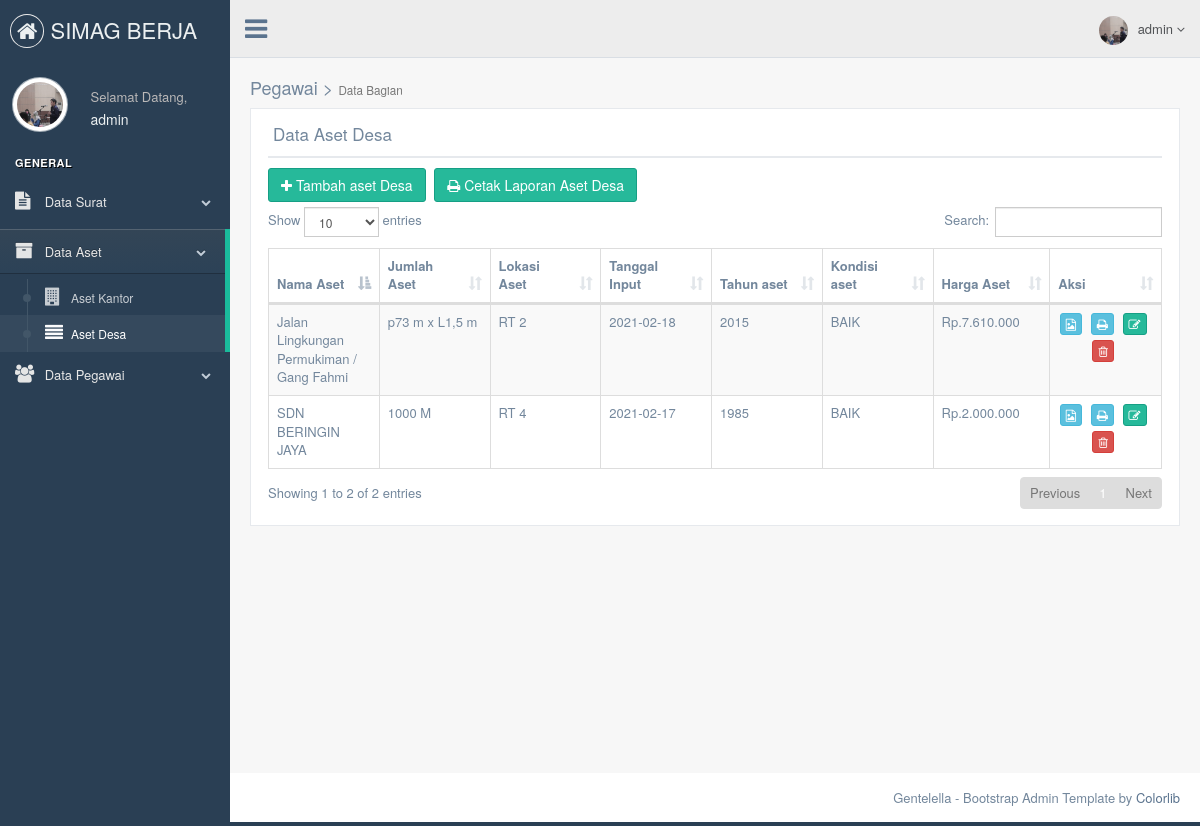
Screenshot of /admin/dataasetdesa.php (signed in) with the database file from the repository.
### tables this page shows
CREATE TABLE `tb_asetdesa` (
  `id_asetdesa` int(11) NOT NULL,
  `nama_asetdesa` varchar(120) NOT NULL,
  `jumlah_asetdesa` varchar(15) NOT NULL,
  `tanggal_asetdesa` date NOT NULL,
  `tahun_asetdesa` year(4) NOT NULL,
  `kondisi_asetdesa` varchar(15) NOT NULL,
  `harga_asetdesa` varchar(15) NOT NULL,
  `gambar` varchar(225) NOT NULL,
  `lokasi_asetdesa` varchar(100) NOT NULL
);

### admin/dataasetdesa.php (the view, shortened to what this page needs)
<!DOCTYPE html>
<html lang="en">
  <head>
    <link href="../assets/vendors/bootstrap/dist/css/bootstrap.min.css" rel="stylesheet">
    <link href="../assets/vendors/font-awesome/css/font-awesome.min.css" rel="stylesheet">
    <link href="../assets/vendors/nprogress/nprogress.css" rel="stylesheet">
    <link href="../assets/vendors/iCheck/skins/flat/green.css" rel="stylesheet">
    <link href="../assets/vendors/datatables.net-bs/css/dataTables.bootstrap.min.css" rel="stylesheet">
    <link href="../assets/vendors/datatables.net-buttons-bs/css/buttons.bootstrap.min.css" rel="stylesheet">
    <link href="../assets/vendors/datatables.net-fixedheader-bs/css/fixedHeader.bootstrap.min.css" rel="stylesheet">
    <link href="../assets/vendors/datatables.net-responsive-bs/css/responsive.bootstrap.min.css" rel="stylesheet">
    <link href="../assets/vendors/datatables.net-scroller-bs/css/scroller.bootstrap.min.css" rel="stylesheet">
    <link href="../assets/build/css/custom.min.css" rel="stylesheet">
  </head>
  <body class="nav-md">
    <div class="container body">
      <div class="main_container">
        <?php
        include("sidebarmenu.php");
        ?>
        <?php
        include("header.php");
        ?>
        <div class="right_col" role="main">
          <div class="">
            <div class="page-title">
              <div class="title_right">
                <h2>Pegawai > <small>Data Bagian</small></h2>
              </div>
            </div>
            <div class="clearfix"></div>
            <div class="row">
              <div class="col-md-12 col-sm-12 col-xs-12">
                <div class="x_panel">
                  <div class="x_title">
                    <h2>Data Aset Desa</small></h2>
                    <div class="clearfix"></div>
                  </div>
                  <a href="inputasetdesa.php"><button type="button" class="btn btn-success"><i class="fa fa-plus"></i> Tambah aset Desa</button></a>
                  <a href="cetak_laporanasetdesa.php"><button type="button" class="btn btn-success"><i class="fa fa-print"></i> Cetak Laporan Aset Desa</button></a>
                             <?php
                              include '../koneksi/koneksi.php';
                              $sql1  		= "SELECT * FROM tb_asetdesa order by id_asetdesa asc";
                              $query1  	= mysqli_query($db, $sql1);
                              $total		= mysqli_num_rows($query1);
                              if ($total == 0) {
                                echo"<center><h2>Belum Ada Data Bagian</h2></center>";
                              }
                              else{?>
                    <table id="datatable" class="table table-striped table-bordered">
                      <thead>
                        <tr>
                          <th width="10%">Nama Aset</th>
                          <th width="10%">Jumlah Aset</th>
                          <th width="10%">Lokasi Aset</th>
                          <th width="10%">Tanggal Input</th>
                          <th width="10%">Tahun aset</th>
                          <th width="10%">Kondisi aset</th>
                          <th width="10%">Harga Aset</th>
                          <th width="10%">Aksi</th>
                        </tr>
                      </thead>
                      <tbody>
                            <?php
                            while($data = mysqli_fetch_array($query1)){
                              echo'<tr>
                              <td>	'. $data['nama_asetdesa'].'		    </td>
                              <td>	'. $data['jumlah_asetdesa'].'  		</td>
                              <td>	'. $data['lokasi_asetdesa'].'  		</td>
                              <td>	'. $data['tanggal_asetdesa'].'  	</td>
                              <td>	'. $data['tahun_asetdesa'].'		</td>
                              <td>	'. $data['kondisi_asetdesa'].'		</td>
                              <td>  Rp.'. number_format($data['harga_asetdesa'], 0,',', '.').'        </td>
                              <td style="text-align:center;">
                              <a href=detail-asetdesa.php?id_asetdesa='.$data['id_asetdesa'].'><button type="button" title="Detail" class="btn btn-info btn-xs"><i class="fa fa-file-image-o"></i></button></a>
                              <a href= cetak_asetdesa.php?id_asetdesa='.$data['id_asetdesa'].' target="_blank"><button type="button" title="Cetak Laporan" class="btn btn-info btn-xs"><i class="fa fa-print"></i></button></a>
                              <a href=editasetdesa.php?id_asetdesa='.$data['id_asetdesa'].'><button type="button" title="Edit" class="btn btn-success btn-xs"><i class="fa  fa-edit"></i></button></a>
                              <a onclick="return konfirmasi()" href="proses/proses_hapusasetdesa.php?id_asetdesa='.$data['id_asetdesa'].'"><button type="button" title="Hapus" class="btn btn-danger btn-xs"><i class="fa fa-trash-o"></i></button></a></td>
                              </tr>';
                            }
                            ?>
                      </tbody>
                    </table>
                  <?php } ?>
                  </div>
                  </div>
                </div>
              </div>
            </div>
          </div>
        </div>
        <footer>
          <div class="pull-right">
            Gentelella - Bootstrap Admin Template by <a href="https://colorlib.com">Colorlib</a>
          </div>
          <div class="clearfix"></div>
        </footer>
  </body>
</html>

### admin/sidebarmenu.php (shortened to what this page needs)
<?php
	 include '../koneksi/koneksi.php';
			$sql  		= "SELECT * FROM tb_admin where id_admin='".$_SESSION['id']."'";
			$query  	= mysqli_query($db, $sql);
			$data 		= mysqli_fetch_array($query);
?>
        <div class="col-md-3 left_col">
          <div class="left_col scroll-view">
            <div class="navbar nav_title" style="border: 0; background-colour : #20c997;">
              <a href="index.php" class="site_title"><i class="fa fa-home"></i> <span> SIMAG BERJA</span></a>
            </div>
            <div class="profile clearfix">
              <div class="profile_pic">
                <img src="images/<?php echo $data['gambar']; ?>" height="55" width="55" alt="" class="img-circle profile_img">
              </div>
              <div class="profile_info">
                <span>Selamat Datang,</span>
                <h2><?php echo $_SESSION['nama'];?></h2>
              </div>
            </div>
            <br />
            <div id="sidebar-menu" class="main_menu_side hidden-print main_menu">
              <div class="menu_section">
                <h3>General</h3>
                <ul class="nav side-menu">
                  <li><a><i class="fa fa-file-text"></i> Data Surat <span class="fa fa-chevron-down"></span></a>
                  </li>
                  <li><a><i class="fa fa-archive"></i> Data Aset <span class="fa fa-chevron-down"></span></a>
                    <ul class="nav child_menu">
                      <li><a href="dataasetkantor.php"><i class="fa  fa-building"></i>Aset Kantor</a></li>
                      <li><a href="dataasetdesa.php"><i class="fa  fa-align-justify"></i>Aset Desa</a></li>
                    </ul>
                  </li>
                  <li><a><i class="fa fa-users"></i> Data Pegawai <span class="fa fa-chevron-down"></span></a>
                  </li>
                </ul>
              </div>
            </div>
          </div>
        </div>

### admin/header.php (shortened to what this page needs)
<?php
include '../koneksi/koneksi.php';
$sql  		= "SELECT * FROM tb_admin where id_admin='".$_SESSION['id']."'";
$query  	= mysqli_query($db, $sql);
$data 		= mysqli_fetch_array($query);
?>
        <div class="top_nav">
          <div class="nav_menu" style="background-colour : dogeblue;">
            <nav>
              <div class="nav toggle">
                <a id="menu_toggle"><i class="fa fa-bars"></i></a>
              </div>
              <ul class="nav navbar-nav navbar-right">
                <li class="">
                  <a href="javascript:;" class="user-profile dropdown-toggle" data-toggle="dropdown" aria-expanded="false">
                    <img src="images/<?php echo $data['gambar']; ?>" alt=""><?php echo $_SESSION['nama'];?>
                    <span class=" fa fa-angle-down"></span>
                  </a>
                </li>
              </ul>
            </nav>
          </div>
        </div>

### rows the page displays
tb_asetdesa: nama_asetdesa "SDN BERINGIN JAYA", jumlah_asetdesa "1000 M", lokasi_asetdesa "RT 4", tanggal_asetdesa "2021-02-17", tahun_asetdesa "1985", kondisi_asetdesa "BAIK", harga_asetdesa "2.000.000"
tb_asetdesa: nama_asetdesa "Jalan Lingkungan Permukiman / Gang Fahmi", jumlah_asetdesa "p73 m x L1,5 m", lokasi_asetdesa "RT 2", tanggal_asetdesa "2021-02-18", tahun_asetdesa "2015", kondisi_asetdesa "BAIK", harga_asetdesa "7.610.000"

### other values shown
$_SESSION['nama'] "admin"
